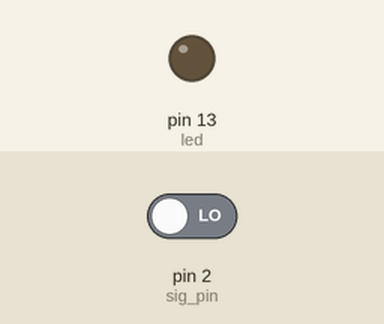
Bench run of a sketch on a simulated Arduino Uno, built with avr-gcc and run on an emulated ATmega328P. On the bench: output pins drawn as LEDs (lit = HIGH). The inputs (shaded band) are chosen by the test bench; at power-on: pin 2 (sig_pin) LOW.

Above: at 1.2 s.
1.3 s: pin 2 (sig_pin) driven HIGH
At 2.2 s:
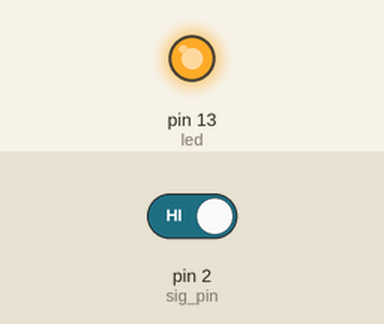
2.8 s: pin 2 (sig_pin) driven LOW
At 3.3 s:
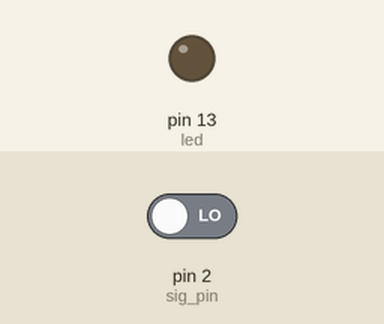
Timing chart, 0 to 5.8 s (numbered marks = the images above; inputs shaded):
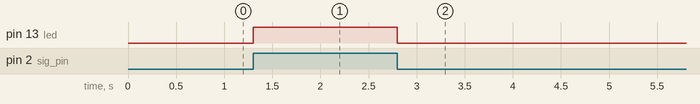

Measured:
- after the input at 1.3 s, pin 13 (led): LOW → HIGH at once
- after the input at 2.8 s, pin 13 (led): HIGH → LOW at once

The sketch:

_4-9_Touch_Sensor.ino
```cpp
//Define pins
const int sig_pin = 2; //S pin on water sensor connected to AO pin on Arduino board
const int led = 13; //LED connected to pin 13 on the Arduino board

void setup()
{
  pinMode(sig_pin, INPUT);   //set sig_pin as input
  pinMode(led, OUTPUT);   //ser led as output
}

void loop()
{
  if (digitalRead(sig_pin)){
    digitalWrite(led, HIGH);
  }
  else {
    digitalWrite(led, LOW);
  }
}
```
